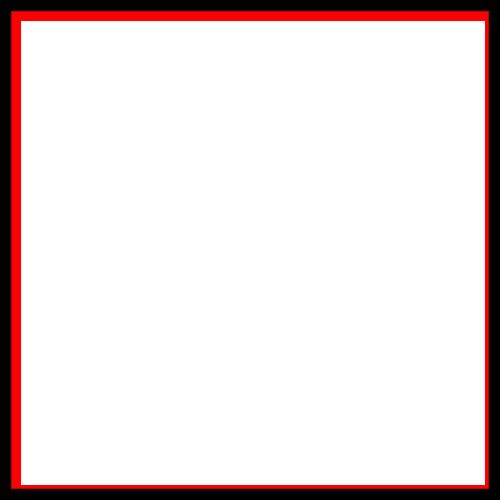
<?xml version="1.0" encoding="UTF-8"?>
<ui version="4.0">
 <class>Sexy</class>
 <widget class="QWidget" name="Sexy">
  <property name="geometry">
   <rect>
    <x>0</x>
    <y>0</y>
    <width>500</width>
    <height>500</height>
   </rect>
  </property>
  <property name="minimumSize">
   <size>
    <width>500</width>
    <height>500</height>
   </size>
  </property>
  <property name="maximumSize">
   <size>
    <width>500</width>
    <height>500</height>
   </size>
  </property>
  <property name="windowTitle">
   <string>Form</string>
  </property>
  <property name="styleSheet">
   <string notr="true">background-color: rgb(0, 0, 0);</string>
  </property>
  <layout class="QVBoxLayout" name="verticalLayout">
   <item>
    <widget class="QFrame" name="frame">
     <property name="styleSheet">
      <string notr="true">background-color: rgb(255, 0, 0);</string>
     </property>
     <property name="frameShape">
      <enum>QFrame::StyledPanel</enum>
     </property>
     <property name="frameShadow">
      <enum>QFrame::Raised</enum>
     </property>
     <layout class="QHBoxLayout" name="horizontalLayout_3">
      <item>
       <widget class="QToolButton" name="imgbnt">
        <property name="minimumSize">
         <size>
          <width>464</width>
          <height>464</height>
         </size>
        </property>
        <property name="maximumSize">
         <size>
          <width>16777212</width>
          <height>16777215</height>
         </size>
        </property>
        <property name="cursor">
         <cursorShape>PointingHandCursor</cursorShape>
        </property>
        <property name="styleSheet">
         <string notr="true">background-color: rgb(255, 255, 255);</string>
        </property>
        <property name="text">
         <string/>
        </property>
        <property name="icon">
         <iconset>
          <normaloff>../Img/inicio.png</normaloff>../Img/inicio.png</iconset>
        </property>
        <property name="iconSize">
         <size>
          <width>464</width>
          <height>464</height>
         </size>
        </property>
        <property name="checkable">
         <bool>false</bool>
        </property>
        <property name="autoRepeat">
         <bool>false</bool>
        </property>
        <property name="autoExclusive">
         <bool>false</bool>
        </property>
        <property name="autoRaise">
         <bool>true</bool>
        </property>
       </widget>
      </item>
     </layout>
    </widget>
   </item>
  </layout>
 </widget>
 <resources/>
 <connections/>
</ui>
